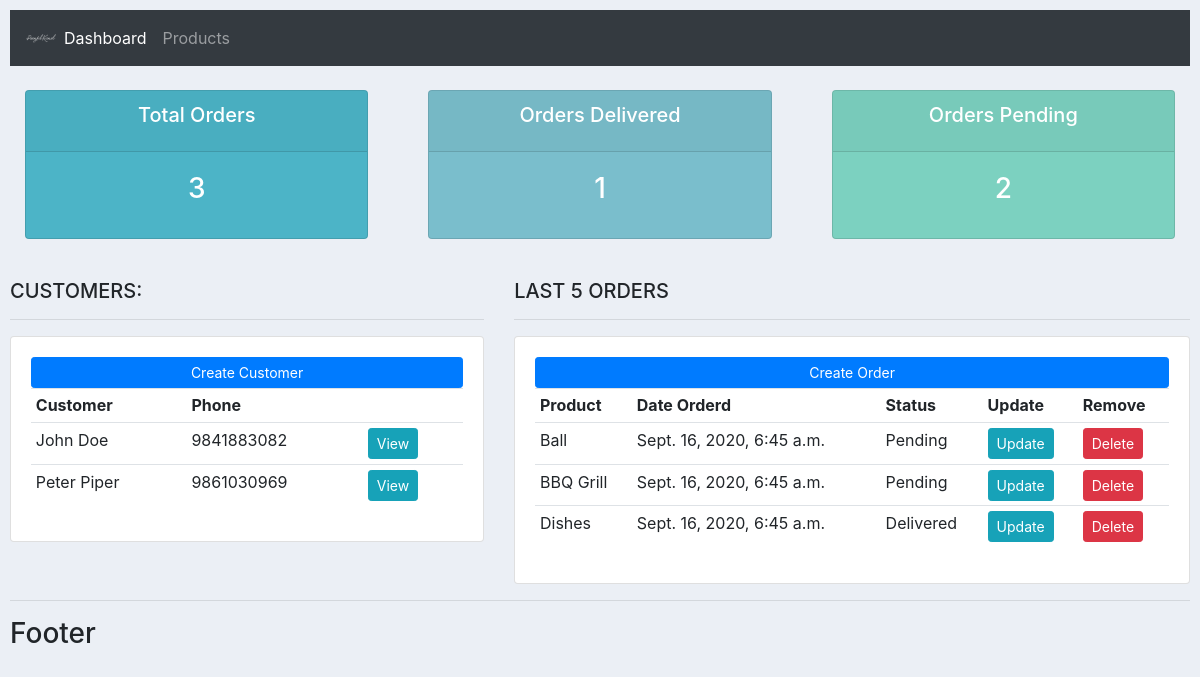
Before: / with the older database file.
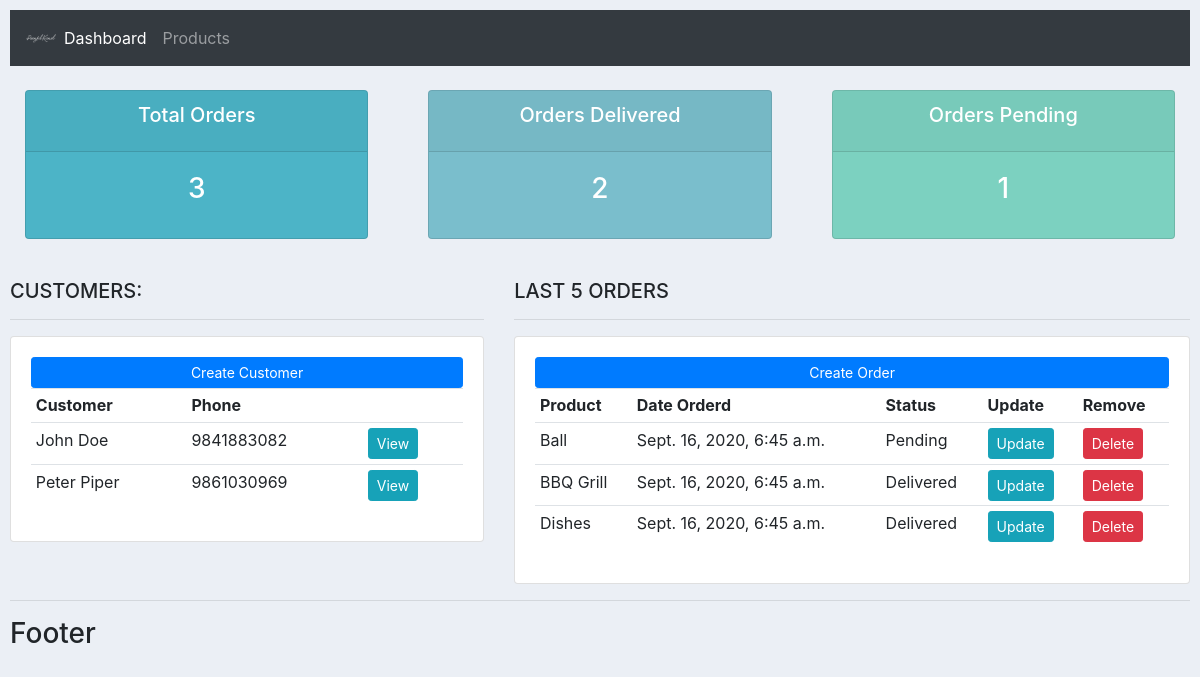
After: the same page with the newer database file.
### accounts/models.py (models this page shows, shortened)
class Customer(models.Model):
    name = models.CharField(max_length=200, null=True)
    phone = models.CharField(max_length=200, null=True)
    email = models.CharField(max_length=200, null=True)
    date_created = models.DateTimeField(auto_now_add=True)

class Order(models.Model):
    STATUS = (
        ('Pending', 'Pending'),
        ('Out for delivery', 'Out for delivery'),
        ('Delivered', 'Delivered'),
    )
    customer = models.ForeignKey(Customer, null=True, on_delete=models.SET_NULL)
    product =   models.ForeignKey(Product, null=True, on_delete=models.SET_NULL)
    date_created = models.DateTimeField(auto_now_add=True)
    status = models.CharField(max_length=200, null=True, choices=STATUS)

class Product(models.Model):
    CATEGORY = (
        ('Indoor', 'Indoor'),
        ('Outdoor', 'Outdoor'),
    )
    name = models.CharField(max_length=200, null=True)
    price = models.FloatField(null=True)
    category = models.CharField(max_length=200, null=True, choices=CATEGORY)
    description = models.CharField(max_length=200, null=True, blank=True)
    date_created = models.DateTimeField(auto_now_add=True)
    tags = models.ManyToManyField(Tag)
    def __str__(self):
        return self.name

### accounts/views.py (the view)
# urls.py: path('',views.home, name = "home"),
def home(request):
    orders = Order.objects.all()
    customers = Customer.objects.all()
    total_customers = customers.count()
    total_orders = orders.count()
    delivered = orders.filter(status = 'Delivered').count()
    pending = orders.filter(status = 'Pending').count()
    context = {'orders': orders, 'customers': customers,
    'total_orders': total_orders, 'delivered':delivered, 'pending': pending,}
    return render(request,'accounts/dashboard.html', context)

### accounts/templates/accounts/dashboard.html
{% extends 'accounts/main.html' %}
{% block content %}
    {%  include 'accounts/status.html' %}
    <br>
    <div class="row">
        <div class="col-md-5">
            <h5>CUSTOMERS:</h5>
            <hr>
            <div class="card card-body">
                <a class="btn btn-primary  btn-sm btn-block" href="">Create Customer</a>
                <table class="table table-sm">
                    <tr>
                        <th>Customer</th>
                        <th>Phone</th>
                        <th></th>
                    </tr>
                    {% for customer in customers %}
                    <tr>
                        <td>{{customer.name}}</td>
                        <td>{{customer.phone}}</td>
                        <td><a class="btn btn-sm btn-info" href="{% url 'customer' customer.id%}">View</a></td>
                    </tr>
                    {% endfor %}
                </table>
            </div>
        </div>
        <div class="col-md-7">
            <h5>LAST 5 ORDERS</h5>
            <hr>
            <div class="card card-body">
                <a class="btn btn-primary  btn-sm btn-block" href="{% url 'create_order' %}">Create Order</a>
                <table class="table table-sm">
                    <tr>
                        <th>Product</th>
                        <th>Date Orderd</th>
                        <th>Status</th>
                        <th>Update</th>
                        <th>Remove</th>
                    </tr>
                    {% for order in orders %}
                    <tr>
                        <td>{{order.product}}</td>
                        <td>{{order.date_created}}</td>
                        <td>{{order.status}}</td>
                        <td><a class="btn btn-sm btn-info" href="{% url 'update_order' order.id %}">Update</a></td>
                        <td><a class="btn btn-sm btn-danger " href="{% url 'delete_order' order.id %}">Delete</a></td>
                    </tr>
                    {% endfor %}
                </table>
            </div>
        </div>
    </div>
{% endblock %}

### accounts/templates/accounts/main.html (shortened to what this page needs)
{% load static %}
<!DOCTYPE html>
<html lang="en">
<head>
    <link rel="stylesheet" href="https://stackpath.bootstrapcdn.com/bootstrap/4.3.1/css/bootstrap.min.css">
    <link rel="stylesheet" type="text/css" href="{%static '/css/main.css' %}">
</head>
<body>
    {% include 'accounts/navbar.html' %}
    {% block content %}
    {% endblock %}
    <hr>
    <h3>Footer</h3>
</body>
</html>

### accounts/templates/accounts/navbar.html (shortened to what this page needs)
{% load static %}
<nav class="navbar navbar-expand-lg navbar-dark bg-dark">
    <img src="{% static 'images/logo.png' %}" alt="site logo" id="logo">
    <div class="collapse navbar-collapse" id="navbarNav">
      <ul class="navbar-nav">
        <li class="nav-item active">
          <a class="nav-link" href="{% url 'home' %}">Dashboard<span class="sr-only">(current)</span></a>
        </li>
        <li class="nav-item">
          <a class="nav-link" href="{% url 'products' %}">Products</a>
        </li>
      </ul>
    </div>
  </nav>

### accounts/templates/accounts/status.html
<br>
<div class="row">
	<div class="col">
		<div class="col-md">
			<div class="card text-center text-white  mb-3" id="total-orders">
			  	<div class="card-header">
			  		<h5 class="card-title">Total Orders</h5>
			  	</div>
			  	<div class="card-body">
			    	<h3 class="card-title">{{total_orders}}</h3>
			  	</div>
			</div>
		</div>
	</div>
	<div class="col">
		<div class="col-md">
			<div class="card text-center text-white  mb-3" id="orders-delivered">
			  	<div class="card-header">
			  		<h5 class="card-title">Orders Delivered</h5>
			  	</div>
			  	<div class="card-body">
			    	<h3 class="card-title">{{delivered}}</h3>
			  	</div>
			</div>
		</div>
	</div>
	<div class="col">
		<div class="col-md">
			<div class="card text-center text-white  mb-3" id="orders-pending">
			  	<div class="card-header">
			  		<h5 class="card-title">Orders Pending</h5>
			  	</div>
			  	<div class="card-body">
			    	<h3 class="card-title">{{pending}}</h3>
			  	</div>
			</div>
		</div>
	</div>
</div>

### static/css/main.css (style rules this page uses)
#logo { width: 30px; }
body { background-color: #ebeff5; padding: 10px; }
#total-orders { background-color: #4cb4c7; }
#orders-delivered { background-color: #7abecc; }
#orders-pending { background-color: #7cd1c0; }

Changed rows visible on the page:
changed Order "BBQ Grill": status "Pending" → "Delivered"
Other visible differences:
{{ delivered }}: "1" → "2"
{{ pending }}: "2" → "1"
